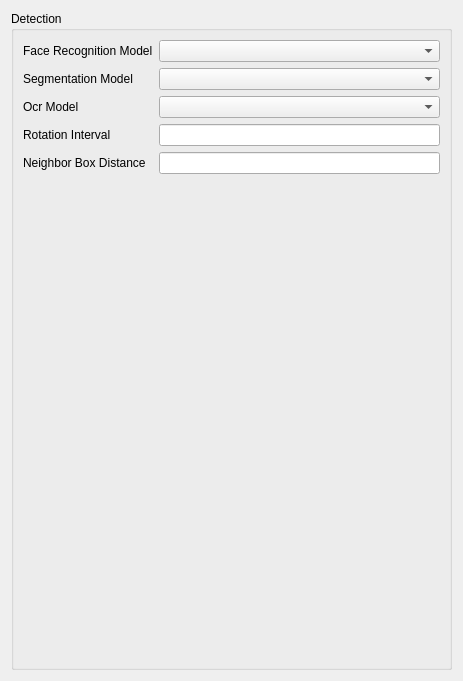
<?xml version="1.0" encoding="UTF-8"?>
<ui version="4.0">
 <class>Form</class>
 <widget class="QWidget" name="Form">
  <property name="geometry">
   <rect>
    <x>0</x>
    <y>0</y>
    <width>463</width>
    <height>681</height>
   </rect>
  </property>
  <property name="windowTitle">
   <string>Form</string>
  </property>
  <layout class="QGridLayout" name="gridLayout_3">
   <item row="0" column="0">
    <widget class="QGroupBox" name="groupBox">
     <property name="title">
      <string>Detection</string>
     </property>
     <layout class="QGridLayout" name="gridLayout_2">
      <item row="0" column="0">
       <layout class="QGridLayout" name="gridLayout">
        <item row="0" column="0">
         <widget class="QLabel" name="label_3">
          <property name="text">
           <string>Face Recognition Model</string>
          </property>
         </widget>
        </item>
        <item row="0" column="1">
         <widget class="QComboBox" name="comboBox_face_detection_model"/>
        </item>
        <item row="1" column="0">
         <widget class="QLabel" name="label">
          <property name="text">
           <string>Segmentation Model</string>
          </property>
         </widget>
        </item>
        <item row="1" column="1">
         <widget class="QComboBox" name="comboBox_id_card_seg_model"/>
        </item>
        <item row="2" column="0">
         <widget class="QLabel" name="label_2">
          <property name="text">
           <string>Ocr Model</string>
          </property>
         </widget>
        </item>
        <item row="2" column="1">
         <widget class="QComboBox" name="comboBox_ocr_model"/>
        </item>
        <item row="3" column="0">
         <widget class="QLabel" name="label_4">
          <property name="text">
           <string>Rotation Interval</string>
          </property>
         </widget>
        </item>
        <item row="3" column="1">
         <widget class="QLineEdit" name="lineEdit_rotation_interval"/>
        </item>
        <item row="4" column="0">
         <widget class="QLabel" name="label_5">
          <property name="text">
           <string>Neighbor Box Distance</string>
          </property>
         </widget>
        </item>
        <item row="4" column="1">
         <widget class="QLineEdit" name="lineEdit_neighor_box_distance"/>
        </item>
       </layout>
      </item>
      <item row="1" column="0">
       <spacer name="verticalSpacer">
        <property name="orientation">
         <enum>Qt::Vertical</enum>
        </property>
        <property name="sizeHint" stdset="0">
         <size>
          <width>20</width>
          <height>40</height>
         </size>
        </property>
       </spacer>
      </item>
     </layout>
    </widget>
   </item>
  </layout>
 </widget>
 <resources/>
 <connections/>
</ui>
